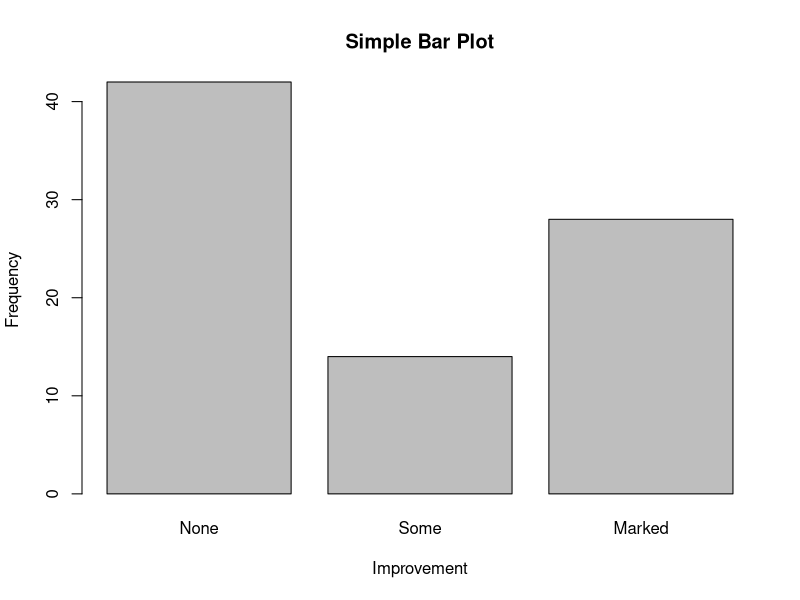
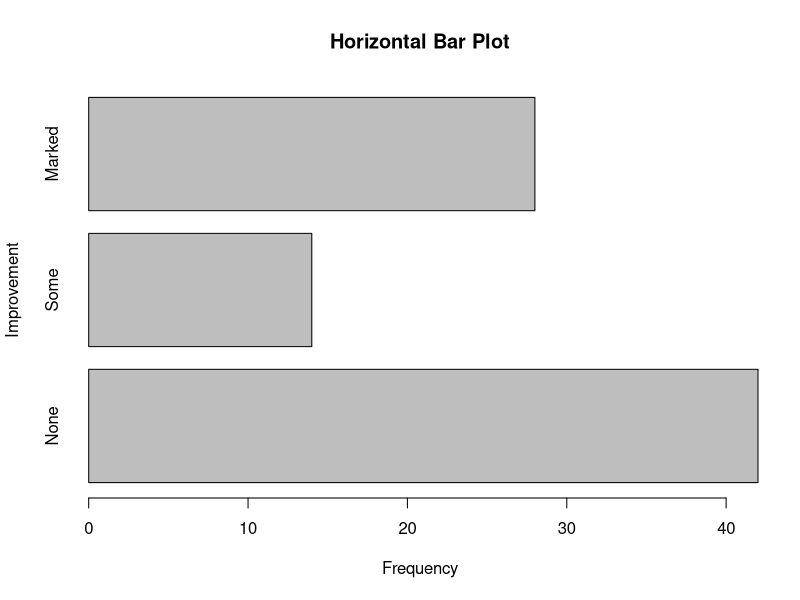
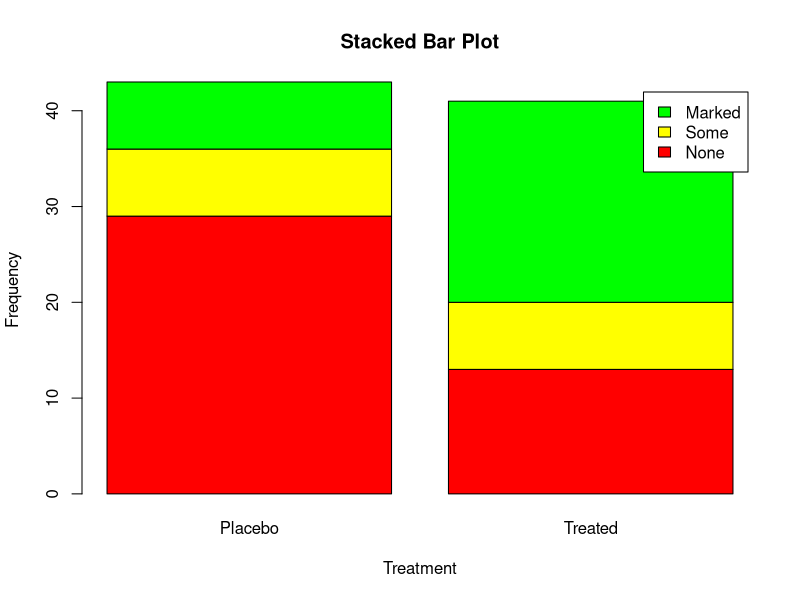
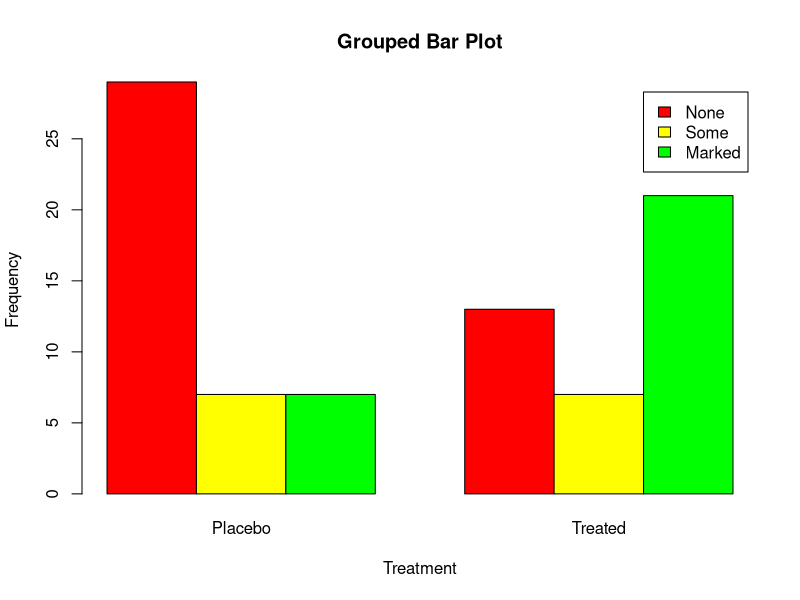
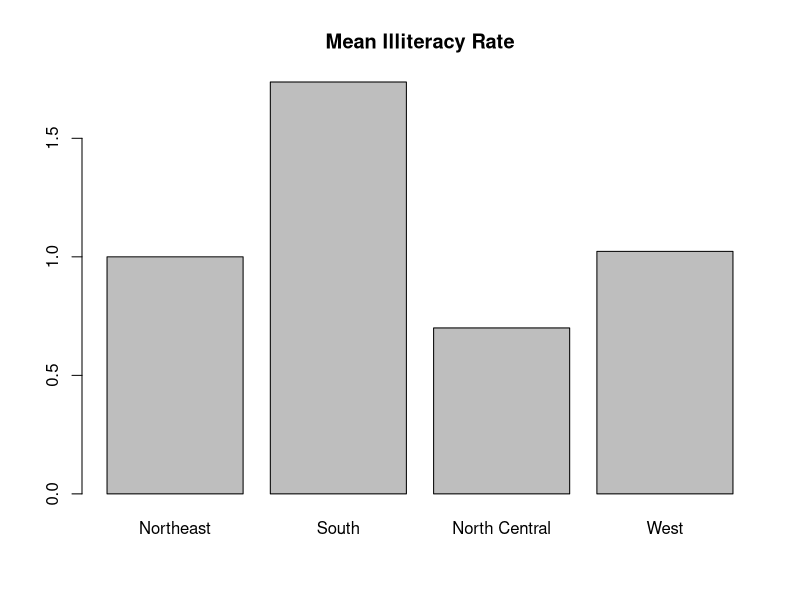
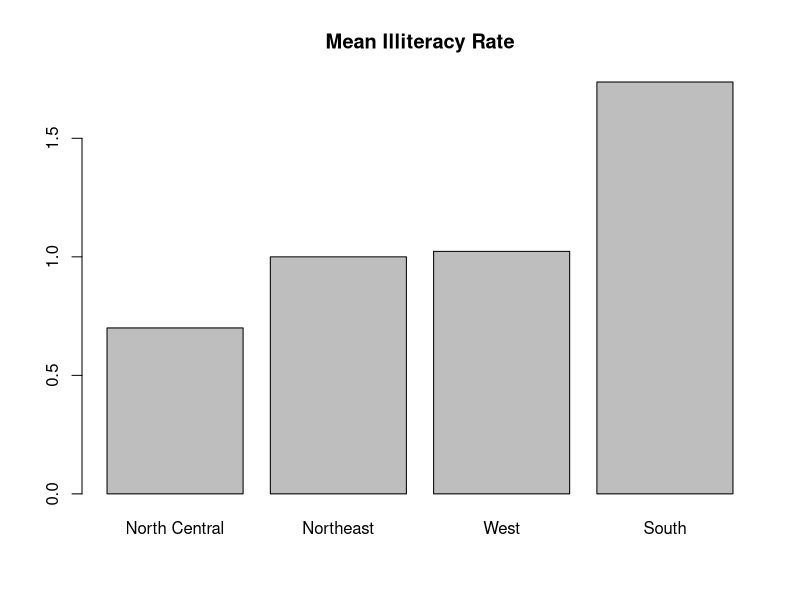
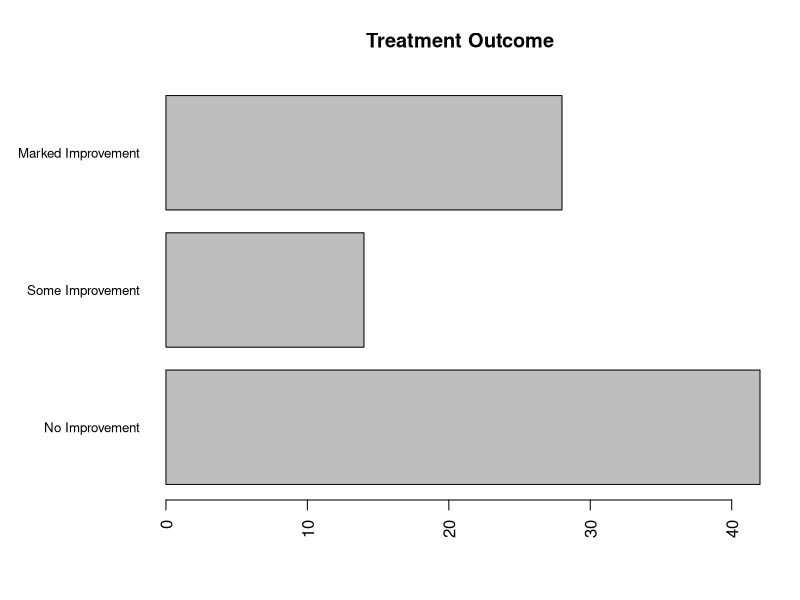
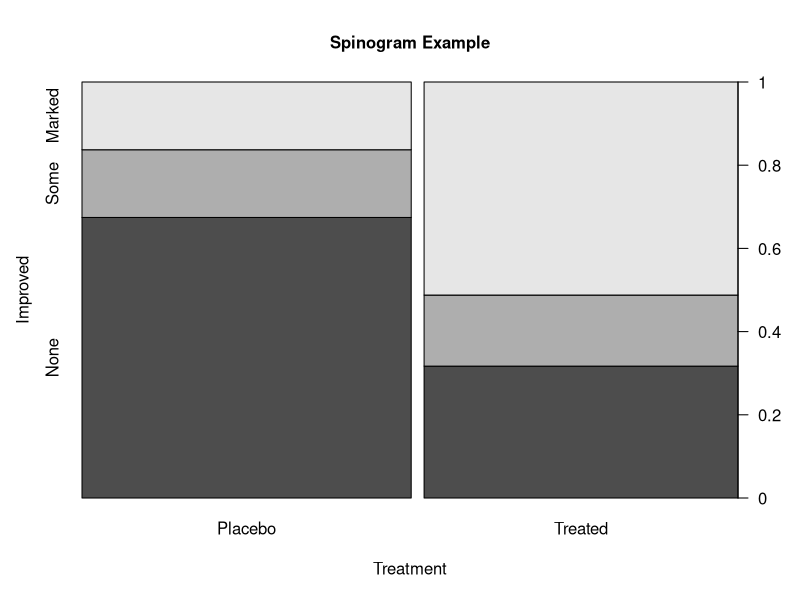

Source code (R) for these figures, in order: (Note: this script raises an error after producing the figures.)
library(vcd)
counts <- table(Arthritis$Improved)

counts

barplot(counts, main="Simple Bar Plot",
        xlab="Improvement", ylab="Frequency")
barplot(counts,
        main="Horizontal Bar Plot",
        xlab="Frequency", ylab="Improvement",
        horiz=TRUE)

counts <- table(Arthritis$Improved, Arthritis$Treatment)
barplot(counts,
        main="Stacked Bar Plot",
        xlab="Treatment", ylab="Frequency",
        col=c("red", "yellow","green"),
        legend=rownames(counts))
barplot(counts,
        main="Grouped Bar Plot",
        xlab="Treatment", ylab="Frequency",
        col=c("red", "yellow", "green"),
        legend=rownames(counts), beside=TRUE)

#get data
states <- data.frame(state.region, state.x77)
#group
means <- aggregate(states$Illiteracy, by=list(state.region), FUN=mean)
means
#draw
barplot(means$x, names.arg=means$Group.1)
title("Mean Illiteracy Rate")

#sort
means <- means[order(means$x),]
#draw
barplot(means$x, names.arg=means$Group.1)
title("Mean Illiteracy Rate")


par(mar=c(5,8,4,2))
par(las=2)
counts <- table(Arthritis$Improved)
barplot(counts,
        main="Treatment Outcome",
        horiz=TRUE,
        cex.names=0.8,
        names.arg=c("No Improvement", "Some Improvement",
                    "Marked Improvement"))


attach(Arthritis)
counts <- table(Treatment, Improved)
spine(counts, main="Spinogram Example")
detach(Arthritis)

install.packages("plotrix")
library(plotrix)
slices <- c(10, 12,4, 16, 8)
lbls <- c("US", "UK", "Australia", "Germany", "France")
fan.plot(slices, labels = lbls, main="Fan Plot")


par(mfrow=c(2,2))
hist(mtcars$mpg)
hist(mtcars$mpg,
     breaks=12,
     col="red",
     xlab="Miles Per Gallon",
     main="Colored histogram with 12 bins")
hist(mtcars$mpg,
     freq=FALSE,
     breaks=12,
     col="red",
     xlab="Miles Per Gallon",
     main="Histogram, rug plot, density curve")
rug(jitter(mtcars$mpg))
lines(density(mtcars$mpg), col="blue", lwd=2)


x <- mtcars$mpg
h<-hist(x,
        breaks=12,
        col="red",
        xlab="Miles Per Gallon",
        main="Histogram with normal curve and box")
xfit<-seq(min(x), max(x), length=40)
yfit<-dnorm(xfit, mean=mean(x), sd=sd(x))
yfit <- yfit*diff(h$mids[1:2])*length(x)
lines(xfit, yfit, col="blue", lwd=2)
box()


par(mfrow=c(2,1))
d <- density(mtcars$mpg)
plot(d)
d <- density(mtcars$mpg)
plot(d, main="Kernel Density of Miles Per Gallon")
polygon(d, col="red", border="blue")
rug(mtcars$mpg, col="brown")


install.packages("sm")
library(sm)
par(mfrow=c(1,1))
attach(mtcars)
cyl.f <- factor(cyl, levels= c(4,6,8),
                labels = c("4 cylinder", "6 cylinder",
                           "8 cylinder"))
sm.density.compare(mpg, cyl, xlab="Miles Per Gallon")
title(main="MPG Distribution by Car Cylinders")
colfill<-c(2:(1+length(levels(cyl.f))))
#Locator used. Click on the plot
legend(locator(1), levels(cyl.f), fill=colfill)
detach(mtcars)

boxplot(mpg ~ cyl, data=mtcars,
        main="Car Mileage Data",
        xlab="Number of Cylinders",
        ylab="Miles Per Gallon")
boxplot(mpg ~ cyl, data=mtcars,
        notch=TRUE,
        varwidth=TRUE,
        col="red",
        main="Car Mileage Data",
        xlab="Number of Cylinders",
        ylab="Miles Per Gallon")
mtcars$cyl.f <- factor(mtcars$cyl,
                       levels=c(4,6,8),
                       labels=c("4","6","8"))
mtcars$am.f <- factor(mtcars$am,
                      levels=c(0,1),
                      labels=c("auto", "standard"))
boxplot(mpg ~ am.f *cyl.f,
        data=mtcars,
        varwidth=TRUE,
        col=c("gold","darkgreen"),
        main="MPG Distribution by Auto Type",
        xlab="Auto Type", ylab="Miles Per Gallon")


install.packages("vioplot")
library(vioplot)
x1 <- mtcars$mpg[mtcars$cyl==4]
x2 <- mtcars$mpg[mtcars$cyl==6]
x3 <- mtcars$mpg[mtcars$cyl==8]
vioplot(x1, x2, x3,
        names=c("4 cyl", "6 cyl", "8 cyl"),
        col="gold")


dotchart(mtcars$mpg, labels=row.names(mtcars), cex=.7,
         main="Gas Mileage for Car Models",
         xlab="Miles Per Gallon")

x <- mtcars[order(mtcars$mpg),]
x$cyl <- factor(x$cyl)
x$color[x$cyl==4] <- "red"
x$color[x$cyl==6] <- "blue"
x$color[x$cyl==8] <- "darkgreen"
dotchart(x$mpg,
         labels = row.names(x),
         cex=.7,
         groups = x$cyl,
         gcolor = "black",
         color = x$color,
         pch=19,
         main = "Gas Mileage for Car Models\ngrouped by cylinder",
         xlab = "Miles Per Gallon")
